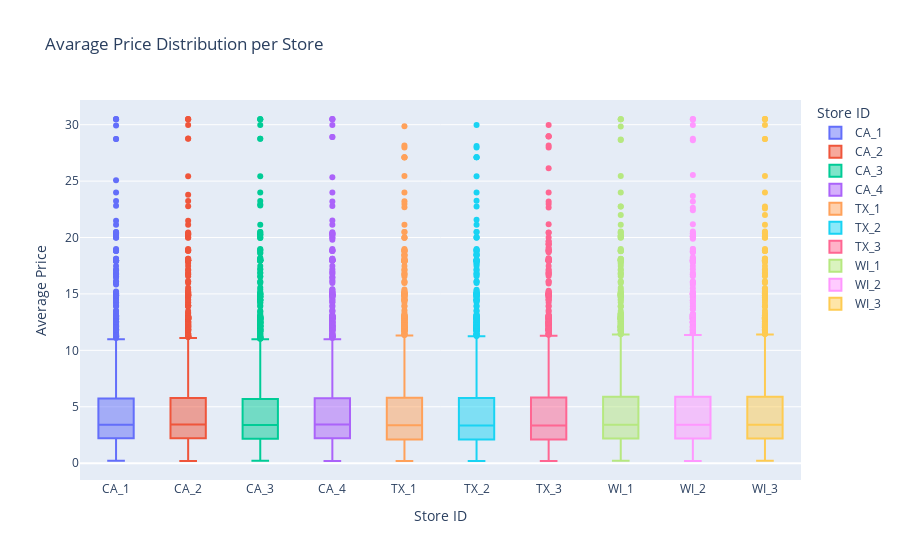

Notebook source saved alongside this figure:
### Code cell
average_prices = prices.groupby(['store_id', 'item_id'])['sell_price'].mean().reset_index()
px.box(average_prices, x='store_id', y='sell_price', color='store_id',
             title='Avarage Price Distribution per Store',
             labels={'sell_price': 'Average Price', 'store_id': 'Store ID'}).show()

### Figure 1 — Plotly figure (JSON) as saved in the notebook; plotly's stock layout.template omitted (floating-point values rounded to 4 significant figures; data arrays with more than 128 entries replaced by an {"elided": "..."} marker saying what was removed)
{"data": [{"alignmentgroup": "True", "hovertemplate": "Store ID=%{x}<br>Average Price=%{y}<extra></extra>", "legendgroup": "CA_1", "marker": {"color": "#636efa"}, "name": "CA_1", "notched": false, "offsetgroup": "CA_1", "orientation": "v", "showlegend": true, "type": "box", "x": {"elided": "3049 str values"}, "x0": " ", "xaxis": "x", "y": {"elided": "3049 float values"}, "y0": " ", "yaxis": "y"}, {"alignmentgroup": "True", "hovertemplate": "Store ID=%{x}<br>Average Price=%{y}<extra></extra>", "legendgroup": "CA_2", "marker": {"color": "#EF553B"}, "name": "CA_2", "notched": false, "offsetgroup": "CA_2", "orientation": "v", "showlegend": true, "type": "box", "x": {"elided": "3049 str values"}, "x0": " ", "xaxis": "x", "y": {"elided": "3049 float values"}, "y0": " ", "yaxis": "y"}, {"alignmentgroup": "True", "hovertemplate": "Store ID=%{x}<br>Average Price=%{y}<extra></extra>", "legendgroup": "CA_3", "marker": {"color": "#00cc96"}, "name": "CA_3", "notched": false, "offsetgroup": "CA_3", "orientation": "v", "showlegend": true, "type": "box", "x": {"elided": "3049 str values"}, "x0": " ", "xaxis": "x", "y": {"elided": "3049 float values"}, "y0": " ", "yaxis": "y"}, {"alignmentgroup": "True", "hovertemplate": "Store ID=%{x}<br>Average Price=%{y}<extra></extra>", "legendgroup": "CA_4", "marker": {"color": "#ab63fa"}, "name": "CA_4", "notched": false, "offsetgroup": "CA_4", "orientation": "v", "showlegend": true, "type": "box", "x": {"elided": "3049 str values"}, "x0": " ", "xaxis": "x", "y": {"elided": "3049 float values"}, "y0": " ", "yaxis": "y"}, {"alignmentgroup": "True", "hovertemplate": "Store ID=%{x}<br>Average Price=%{y}<extra></extra>", "legendgroup": "TX_1", "marker": {"color": "#FFA15A"}, "name": "TX_1", "notched": false, "offsetgroup": "TX_1", "orientation": "v", "showlegend": true, "type": "box", "x": {"elided": "3049 str values"}, "x0": " ", "xaxis": "x", "y": {"elided": "3049 float values"}, "y0": " ", "yaxis": "y"}, {"alignmentgroup": "True", "hovertemplate": "Store ID=%{x}<br>Average Price=%{y}<extra></extra>", "legendgroup": "TX_2", "marker": {"color": "#19d3f3"}, "name": "TX_2", "notched": false, "offsetgroup": "TX_2", "orientation": "v", "showlegend": true, "type": "box", "x": {"elided": "3049 str values"}, "x0": " ", "xaxis": "x", "y": {"elided": "3049 float values"}, "y0": " ", "yaxis": "y"}, {"alignmentgroup": "True", "hovertemplate": "Store ID=%{x}<br>Average Price=%{y}<extra></extra>", "legendgroup": "TX_3", "marker": {"color": "#FF6692"}, "name": "TX_3", "notched": false, "offsetgroup": "TX_3", "orientation": "v", "showlegend": true, "type": "box", "x": {"elided": "3049 str values"}, "x0": " ", "xaxis": "x", "y": {"elided": "3049 float values"}, "y0": " ", "yaxis": "y"}, {"alignmentgroup": "True", "hovertemplate": "Store ID=%{x}<br>Average Price=%{y}<extra></extra>", "legendgroup": "WI_1", "marker": {"color": "#B6E880"}, "name": "WI_1", "notched": false, "offsetgroup": "WI_1", "orientation": "v", "showlegend": true, "type": "box", "x": {"elided": "3049 str values"}, "x0": " ", "xaxis": "x", "y": {"elided": "3049 float values"}, "y0": " ", "yaxis": "y"}, {"alignmentgroup": "True", "hovertemplate": "Store ID=%{x}<br>Average Price=%{y}<extra></extra>", "legendgroup": "WI_2", "marker": {"color": "#FF97FF"}, "name": "WI_2", "notched": false, "offsetgroup": "WI_2", "orientation": "v", "showlegend": true, "type": "box", "x": {"elided": "3049 str values"}, "x0": " ", "xaxis": "x", "y": {"elided": "3049 float values"}, "y0": " ", "yaxis": "y"}, {"alignmentgroup": "True", "hovertemplate": "Store ID=%{x}<br>Average Price=%{y}<extra></extra>", "legendgroup": "WI_3", "marker": {"color": "#FECB52"}, "name": "WI_3", "notched": false, "offsetgroup": "WI_3", "orientation": "v", "showlegend": true, "type": "box", "x": {"elided": "3049 str values"}, "x0": " ", "xaxis": "x", "y": {"elided": "3049 float values"}, "y0": " ", "yaxis": "y"}], "layout": {"boxmode": "overlay", "legend": {"title": {"text": "Store ID"}, "tracegroupgap": 0}, "title": {"text": "Avarage Price Distribution per Store"}, "xaxis": {"anchor": "y", "categoryarray": ["CA_1", "CA_2", "CA_3", "CA_4", "TX_1", "TX_2", "TX_3", "WI_1", "WI_2", "WI_3"], "categoryorder": "array", "domain": [0, 1], "title": {"text": "Store ID"}}, "yaxis": {"anchor": "x", "domain": [0, 1], "title": {"text": "Average Price"}}}}
